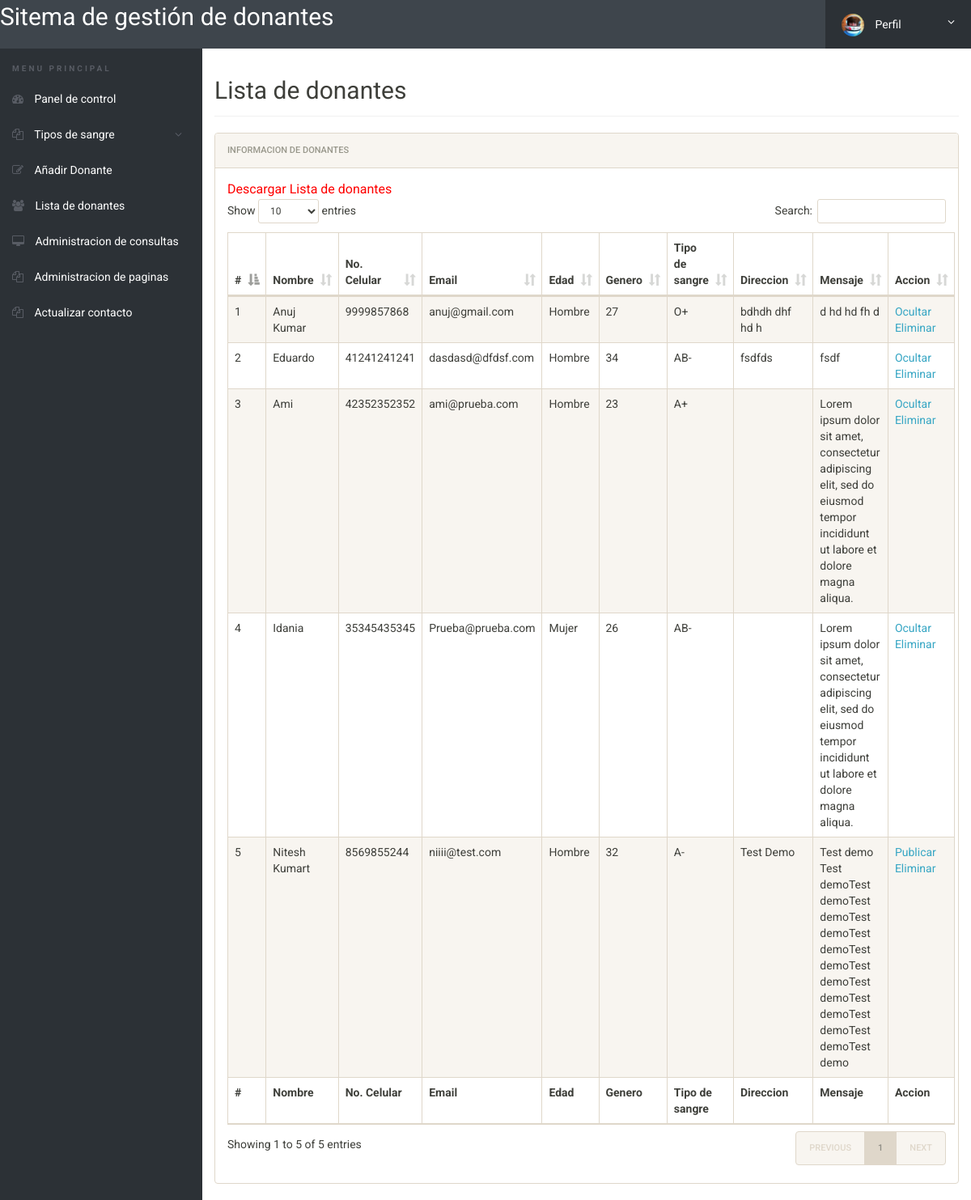
/admin/donor-list.php (signed in), run on the app's committed database.
### tables this page shows
CREATE TABLE `tblblooddonars` (
  `id` int(11) NOT NULL,
  `FullName` varchar(100) DEFAULT NULL,
  `MobileNumber` char(11) DEFAULT NULL,
  `EmailId` varchar(100) DEFAULT NULL,
  `Gender` varchar(20) DEFAULT NULL,
  `Age` int(11) DEFAULT NULL,
  `BloodGroup` varchar(20) DEFAULT NULL,
  `Address` varchar(255) DEFAULT NULL,
  `Message` mediumtext DEFAULT NULL,
  `PostingDate` timestamp NOT NULL DEFAULT current_timestamp(),
  `status` int(1) DEFAULT NULL
);

### admin/donor-list.php (the view, shortened to what this page needs)
<?php
include('includes/config.php');
if(strlen($_SESSION['alogin'])==0)
	{
header('location:index.php');
}
else{
 ?>
<!doctype html>
<html lang="en" class="no-js">
<head>
	<link rel="stylesheet" href="css/font-awesome.min.css">
	<link rel="stylesheet" href="css/bootstrap.min.css">
	<link rel="stylesheet" href="css/dataTables.bootstrap.min.css">
	<link rel="stylesheet" href="css/bootstrap-social.css">
	<link rel="stylesheet" href="css/bootstrap-select.css">
	<link rel="stylesheet" href="css/fileinput.min.css">
	<link rel="stylesheet" href="css/awesome-bootstrap-checkbox.css">
	<link rel="stylesheet" href="css/style.css">
</head>
<body>
	<?php include('includes/header.php');?>
	<div class="ts-main-content">
		<?php include('includes/leftbar.php');?>
		<div class="content-wrapper">
			<div class="container-fluid">
				<div class="row">
					<div class="col-md-12">
						<h2 class="page-title">Lista de donantes</h2>
						<div class="panel panel-default">
							<div class="panel-heading">Informacion de donantes</div>
							<div class="panel-body">
				<a href="download-records.php" style="color:red; font-size:16px;">Descargar Lista de donantes</a>
								<table id="zctb" class="display table table-striped table-bordered table-hover" cellspacing="0" width="100%">
									<thead>
										<tr>
										<th>#</th>
											<th>Nombre</th>
											<th>No. Celular</th>
											<th>Email</th>
											<th>Edad</th>
											<th>Genero</th>
											<th>Tipo de sangre</th>
											<th>Direccion</th>
											<th>Mensaje</th>
											<th>Accion </th>
										</tr>
									</thead>
									<tfoot>
										<tr>
										<th>#</th>
										<th>Nombre</th>
											<th>No. Celular</th>
											<th>Email</th>
											<th>Edad</th>
											<th>Genero</th>
											<th>Tipo de sangre</th>
											<th>Direccion</th>
											<th>Mensaje</th>
											<th>Accion </th>
										</tr>
									</tfoot>
									<tbody>
<?php $sql = "SELECT * from  tblblooddonars ";
$query = $dbh -> prepare($sql);
$query->execute();
$results=$query->fetchAll(PDO::FETCH_OBJ);
$cnt=1;
if($query->rowCount() > 0)
{
foreach($results as $result)
{				?>
										<tr>
											<td><?php echo htmlentities($cnt);?></td>
											<td><?php echo htmlentities($result->FullName);?></td>
											<td><?php echo htmlentities($result->MobileNumber);?></td>
											<td><?php echo htmlentities($result->EmailId);?></td>
											<td><?php echo htmlentities($result->Gender);?></td>
											<td><?php echo htmlentities($result->Age);?></td>
											<td><?php echo htmlentities($result->BloodGroup);?></td>
											<td><?php echo htmlentities($result->Address);?></td>
											<td><?php echo htmlentities($result->Message);?></td>
										<td>
<?php if($result->status==1)
{?>
<a href="donor-list.php?hidden=<?php echo htmlentities($result->id);?>" onclick="return confirm('Do you really want to hiidden this detail')"> Ocultar</a>
<?php } else {?>
<a href="donor-list.php?public=<?php echo htmlentities($result->id);?>" onclick="return confirm('Do you really want to Public this detail')"> Publicar</a>
<?php } ?>
<a href="donor-list.php?del=<?php echo htmlentities($result->id);?>" onclick="return confirm('Do you really want to delete this record')"> Eliminar</a>
</td>
										</tr>
										<?php $cnt=$cnt+1; }} ?>
									</tbody>
								</table>
							</div>
						</div>
					</div>
				</div>
			</div>
		</div>
	</div>
</body>
</html>
<?php } ?>

### admin/css/style.css (style rules this page uses)
html { font-size: 14px; }
@media only screen and (min-width: 480px) { html { font-size: 17px; } }
@media only screen and (min-width: 768px) { html { font-size: 14px; } }
body { font-size: 1em; }
a { color: #37a6c4; }
.panel { overflow: hidden; }
.page-title { padding-bottom: 15px; margin-bottom: 20px; border-bottom: 1px solid #f0f0f0; }
.ts-main-content .content-wrapper { padding-top: 15px; margin-top: 60px; }
@media only screen and (min-width: 992px) { .ts-main-content .content-wrapper { margin-left: 250px; } }

### data on the page
tblblooddonars: FullName "Anuj Kumar", MobileNumber "9999857868", EmailId "anuj@gmail.com", Gender "Hombre", Age "27", BloodGroup "O+", Address "bdhdh dhf hd h", Message "d hd hd fh d"
tblblooddonars: FullName "Eduardo", MobileNumber "41241241241", EmailId "dasdasd@dfdsf.com", Gender "Hombre", Age "34", BloodGroup "AB-", Address "fsdfds", Message "fsdf"
tblblooddonars: FullName "Ami", MobileNumber "42352352352", EmailId "ami@prueba.com", Gender "Hombre", Age "23", BloodGroup "A+", Message "Lorem ipsum dolor sit amet, consectetur adipiscing elit, sed do eiusmod tempor incididunt ut labore et dolore magna aliqua."
tblblooddonars: FullName "Idania", MobileNumber "35345435345", EmailId "Prueba@prueba.com", Gender "Mujer", Age "26", BloodGroup "AB-", Message "Lorem ipsum dolor sit amet, consectetur adipiscing elit, sed do eiusmod tempor incididunt ut labore et dolore magna aliqua."
tblblooddonars: FullName "Nitesh Kumart", MobileNumber "8569855244", EmailId "niiii@test.com", Gender "Hombre", Age "32", BloodGroup "A-", Address "Test Demo", Message "Test demo Test demoTest demoTest demoTest demoTest demoTest demoTest demoTest demoTest demoTest demoTest demoTest demo"
